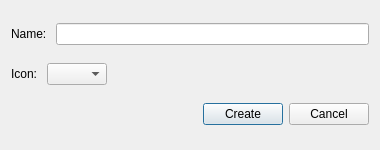
<?xml version="1.0" encoding="UTF-8"?>
<ui version="4.0">
 <class>TableAdder</class>
 <widget class="QDialog" name="TableAdder">
  <property name="geometry">
   <rect>
    <x>0</x>
    <y>0</y>
    <width>380</width>
    <height>150</height>
   </rect>
  </property>
  <property name="sizePolicy">
   <sizepolicy hsizetype="Fixed" vsizetype="Fixed">
    <horstretch>0</horstretch>
    <verstretch>0</verstretch>
   </sizepolicy>
  </property>
  <property name="minimumSize">
   <size>
    <width>380</width>
    <height>150</height>
   </size>
  </property>
  <property name="maximumSize">
   <size>
    <width>380</width>
    <height>150</height>
   </size>
  </property>
  <property name="windowTitle">
   <string>Dialog</string>
  </property>
  <layout class="QVBoxLayout" name="verticalLayout">
   <item>
    <layout class="QHBoxLayout" name="horizontalLayout_4">
     <item>
      <widget class="QLabel" name="label_name">
       <property name="text">
        <string>Name: </string>
       </property>
      </widget>
     </item>
     <item>
      <widget class="QLineEdit" name="line_name"/>
     </item>
    </layout>
   </item>
   <item>
    <layout class="QHBoxLayout" name="horizontalLayout_5">
     <item>
      <widget class="QLabel" name="label_icon">
       <property name="text">
        <string>Icon: </string>
       </property>
      </widget>
     </item>
     <item>
      <widget class="QComboBox" name="comboBox_icon">
       <property name="enabled">
        <bool>true</bool>
       </property>
       <property name="minimumSize">
        <size>
         <width>60</width>
         <height>0</height>
        </size>
       </property>
       <property name="maximumSize">
        <size>
         <width>60</width>
         <height>16777215</height>
        </size>
       </property>
      </widget>
     </item>
     <item>
      <spacer name="horizontalSpacer">
       <property name="orientation">
        <enum>Qt::Orientation::Horizontal</enum>
       </property>
       <property name="sizeHint" stdset="0">
        <size>
         <width>40</width>
         <height>20</height>
        </size>
       </property>
      </spacer>
     </item>
    </layout>
   </item>
   <item>
    <layout class="QHBoxLayout" name="horizontalLayout_6">
     <item>
      <spacer name="horizontalSpacer_2">
       <property name="orientation">
        <enum>Qt::Orientation::Horizontal</enum>
       </property>
       <property name="sizeHint" stdset="0">
        <size>
         <width>40</width>
         <height>20</height>
        </size>
       </property>
      </spacer>
     </item>
     <item>
      <widget class="QPushButton" name="button_addTable">
       <property name="text">
        <string>Create</string>
       </property>
      </widget>
     </item>
     <item>
      <widget class="QPushButton" name="button_cancel">
       <property name="text">
        <string>Cancel</string>
       </property>
      </widget>
     </item>
    </layout>
   </item>
  </layout>
 </widget>
 <resources/>
 <connections/>
</ui>
